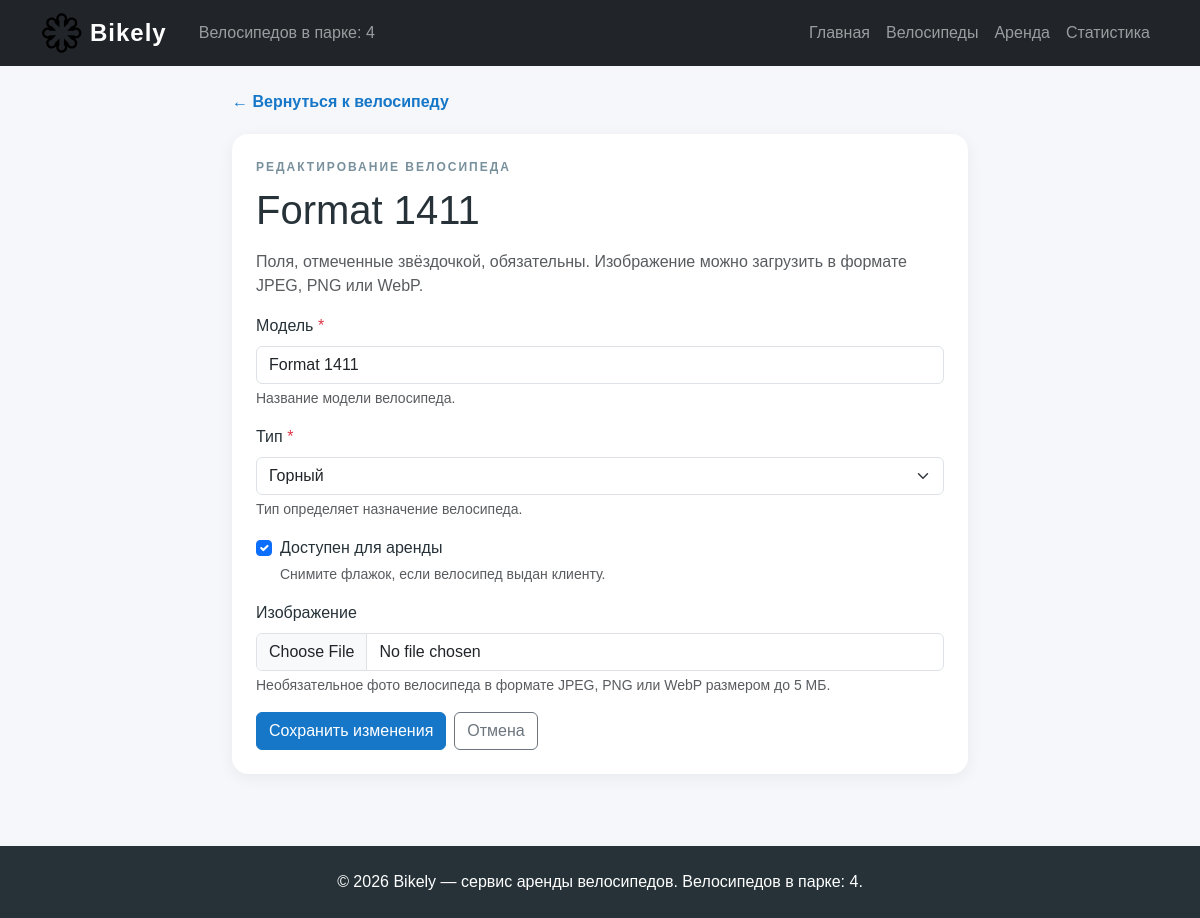
Page /bikes/format-1411-1/edit/ on the committed database.
### web_bikes/models.py (models this page shows, shortened)
class Bike(models.Model):
    class Type(models.TextChoices):
        MOUNTAIN = "Mountain", "Горный"
        TOURING = "Touring", "Туристический"
        URBAN = "Urban", "Городской"
        CHILD = "Child", "Детский"
    model = models.CharField(
        max_length=200,
        verbose_name="Модель",
        help_text="Например: «Format 1411».",
    )
    type = models.CharField(
        max_length=50,
        choices=Type.choices,
        verbose_name="Тип",
        help_text="Тип определяет назначение велосипеда.",
    )
    is_available = models.BooleanField(
        default=True,
        verbose_name="Доступен для аренды",
        help_text="Снимите флажок, когда велосипед выдан клиенту.",
    )
    image = models.FileField(
        upload_to="bikes/",
        blank=True,
        validators=[validate_bike_image],
        verbose_name="Изображение",
        help_text=(
            "Фотография велосипеда в формате JPEG, PNG или WebP "
            "размером до 5 МБ."
        ),
    )
    slug = models.SlugField(
        max_length=255,
        unique=True,
        editable=False,
        verbose_name="URL-идентификатор",
    )
    objects = BikeQuerySet.as_manager()
    class Meta:
        ordering = ["model"]
        verbose_name = "Велосипед"
        verbose_name_plural = "Велосипеды"

### web_bikes/views.py (the view)
# urls.py: path("<slug:slug>/edit/", views.bike_update_view, name="edit"),
def bike_update_view(request, slug):
    bike = get_object_or_404(Bike, slug=slug)
    if request.method == "POST":
        form = BikeForm(request.POST, request.FILES, instance=bike)
        if form.is_valid():
            bike = form.save()
            return redirect("web_bikes:detail", slug=bike.slug)
    else:
        form = BikeForm(instance=bike)
    return render(
        request,
        "web_bikes/bike_form.html",
        {"form": form, "bike": bike, "is_edit": True},
    )

### web_main/context_processors.py (called while the page is built)
def bikely_context(request):
    bike_stats = Bike.objects.aggregate(
        bikes_total=Count("id"),
        bikes_available=Count("id", filter=Q(is_available=True)),
    )
    rental_stats = Rental.objects.statistics()
    return {
        "site_name": "Bikely",
        "bikes_count": bike_stats["bikes_total"],
        "bikely_stats": {
            "bikes_total": bike_stats["bikes_total"],
            "bikes_available": bike_stats["bikes_available"],
            "rentals_total": rental_stats["total"],
            "rentals_active": rental_stats["active"],
            "rentals_completed": rental_stats["completed"],
            "rentals_cancelled": rental_stats["cancelled"],
        },
    }

### web_rentals/models.py (called while the page is built)
    def statistics(self):
        return self.aggregate(
            total=Count("id"),
            active=Count(
                "id",
                filter=Q(status=Rental.Status.ACTIVE),
            ),
            completed=Count(
                "id",
                filter=Q(status=Rental.Status.COMPLETED),
            ),
            cancelled=Count(
                "id",
                filter=Q(status=Rental.Status.CANCELLED),
            ),
            last_start_time=Max("start_time"),
        )

### web_bikes/templates/web_bikes/bike_form.html (shortened to what this page needs)
{% extends "base.html" %}
{% block content %}
<div class="row justify-content-center">
    <div class="col-lg-8">
        <a class="back-link"
           href="{% if is_edit %}{% url 'web_bikes:detail' bike.slug %}{% else %}{% url 'web_bikes:list' %}{% endif %}">
            ← {% if is_edit %}Вернуться к велосипеду{% else %}Вернуться к каталогу{% endif %}
        </a>
        <div class="data-card">
            <span class="eyebrow">
                {% if is_edit %}РЕДАКТИРОВАНИЕ ВЕЛОСИПЕДА{% else %}НОВЫЙ ВЕЛОСИПЕД{% endif %}
            </span>
            <h1 class="mb-3">
                {% if is_edit %}
                    {{ bike.model }}
                {% else %}
                    Добавление велосипеда
                {% endif %}
            </h1>
            <p class="text-muted">
                Поля, отмеченные звёздочкой, обязательны. Изображение
                можно загрузить в формате JPEG, PNG или WebP.
            </p>
            <form method="post" enctype="multipart/form-data" novalidate>
                {% include "includes/form_field.html" with field=form.model %}
                {% include "includes/form_field.html" with field=form.type %}
                {% include "includes/form_field.html" with field=form.is_available %}
                {% include "includes/form_field.html" with field=form.image %}
                <div class="d-flex flex-wrap gap-2">
                    <button class="btn btn-primary" type="submit">
                        {% if is_edit %}Сохранить изменения{% else %}Добавить велосипед{% endif %}
                    </button>
                    <a class="btn btn-outline-secondary"
                       href="{% if is_edit %}{% url 'web_bikes:detail' bike.slug %}{% else %}{% url 'web_bikes:list' %}{% endif %}">
                        Отмена
                    </a>
                </div>
            </form>
        </div>
    </div>
</div>
{% endblock %}

### templates/includes/form_field.html (shortened to what this page needs)
{% if field.field.widget.input_type == "checkbox" %}
    <div class="form-check mb-3">
        {{ field }}
        <label class="form-check-label" for="{{ field.id_for_label }}">
            {{ field.label }}
        </label>
        {% if field.help_text %}
            <div class="form-text">{{ field.help_text }}</div>
        {% endif %}
    </div>
{% else %}
    <div class="mb-3">
        <label class="form-label" for="{{ field.id_for_label }}">
            {{ field.label }}
            {% if field.field.required %}
                <span class="text-danger">*</span>
            {% endif %}
        </label>
        {{ field }}
        {% if field.help_text %}
            <div class="form-text">{{ field.help_text }}</div>
        {% endif %}
    </div>
{% endif %}

### static/css/style.css (style rules this page uses)
body { background-color: #f5f7fa; color: #263238; font-family: Arial, sans-serif; min-height: 100vh; }
a { text-decoration: none; }
.feature-card, .data-card, .detail-card, .station-card { background: #ffffff; border-radius: 16px; padding: 24px; box-shadow: 0 4px 16px rgba(0, 0, 0, 0.06); transition: transform 0.2s ease, box-shadow 0.2s ease; }
.btn-primary, .btn-bikely { background-color: #1677c8; border-color: #1677c8; color: #ffffff; }
.text-link, .back-link { color: #1677c8; font-weight: bold; }
.back-link { display: inline-block; margin-bottom: 20px; }
.eyebrow { display: block; color: #78909c; font-size: 12px; font-weight: bold; letter-spacing: 2px; margin-bottom: 10px; }

### rows in the picture
Bike: model "Format 1411", type "Горный", is_available "☑"

### other values in the picture
{{ site_name|default:"Bikely" }} "Bikely"
{{ bikes_count }} "4"
{{ field.label }} "Модель Тип Изображение"
{{ field.help_text }} "Название модели велосипеда. Тип определяет назначение велосипеда. Необязательное фото велосипеда в формате JPEG, PNG или WebP размером до 5 МБ."
{{ field.label }} "Доступен для аренды"
{{ field.help_text }} "Снимите флажок, если велосипед выдан клиенту."
